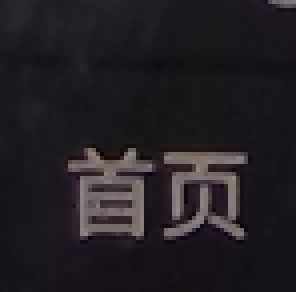
#> input picture poc/templates/douyin_home.png, 74 x 73 px (shown 4 times larger)
$ python -i system_navigation_privacy.py   (imports and definitions only)
#> lines starting #> are read from the running program, lines starting #| are printed output that depends on the picture
#> further down, picture is the input picture: PIL image 74x73 RGB; mean R, G, B 34.6, 31.1, 35.2
from __future__ import annotations

from PIL import Image


SYSTEM_NAVIGATION_PRIVACY_VIEW_VERSION = (
    "2026-08-19-system-navigation-privacy-view-v1"
)
SYSTEM_NAVIGATION_MASK_COLOR = (40, 40, 40)


def privacy_minimized_system_navigation_view(image: Image.Image) -> Image.Image:
    """Hide App content while retaining only device-edge/navigation structure."""

    source = image.convert("RGB")
    width, height = source.size
#> width = 74; height = 73
    if width < 32 or height < 32:
        raise ValueError("系统导航最小披露视图要求有效手机画布。")
    result = Image.new("RGB", source.size, SYSTEM_NAVIGATION_MASK_COLOR)
#> result: PIL image 74x73 RGB; every value is 40
    side_width = max(2, min(width // 40, 20))
#> side_width = 2
    bottom_height = max(24, min(height // 14, 120))
#> bottom_height = 24
    result.paste(source.crop((0, 0, side_width, height)), (0, 0))
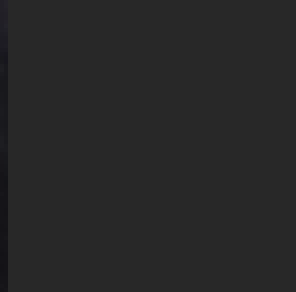
#> result: PIL image 74x73 RGB (shown 4 times larger); mean R, G, B 39.6, 39.6, 39.7
    result.paste(
        source.crop((width - side_width, 0, width, height)),
        (width - side_width, 0),
    )
    result.paste(
        source.crop((0, height - bottom_height, width, height)),
        (0, height - bottom_height),
    )
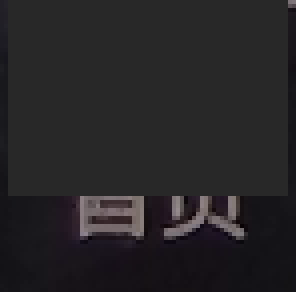
#> result: PIL image 74x73 RGB (shown 4 times larger); mean R, G, B 38.4, 36.7, 38.5
    return result

>>> from PIL import Image
>>> picture = Image.open('templates/douyin_home.png')
>>> result = privacy_minimized_system_navigation_view(picture)
